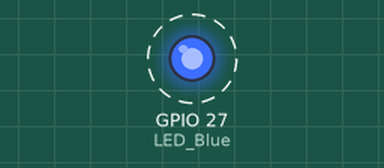
The sketch below on a simulated ESP32-C6. Shown: output pins drawn as LEDs (lit = HIGH). Dashed ring = blinking. What the sketch prints to the serial monitor is not drawn.

Above: at 0.5 s.
Timing chart, 0 to 6.0 s (numbered marks = the images above):
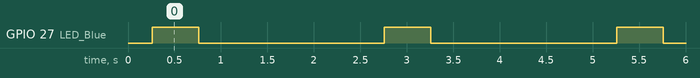

Measured:
- by itself, GPIO 27 (LED_Blue): alternates HIGH for 0.50 s and LOW for 2.0 s

The sketch:

GetMAC_Serial_Test.ino
```cpp
/*
  Dave Williams, DitroniX 2019-2026 (ditronix.net)
  WREN | ESP32-C5 Recliner Linear Motor Controller | IoT Home Automation

  Example Code, to demonstrate and test the WREN C5

  Remember!
  - Set the BOARD to Use ESP32C5 Dev Module (or similar).
  - You can also set the BAUD rate up to 921600 to speed up flashing.
  - The SDK does NOT need external power to flash.  It will take Power from the USB 5V.
  - The Serial Monitor is configured for BAUD 115200

  The purpose of this test code is to cycle through the various main functions of the board as part of bring up testing.

  This test code is OPEN SOURCE and formatted for easier viewing.  Although is is not intended for real world use, it may be freely used, or modified as needed.
  It is distributed on an "AS IS" BASIS, WITHOUT WARRANTIES OR CONDITIONS OF ANY KIND, either express or implied.

  For board configuration, see:

  * github.com/DitroniX/WREN-Recliner-Linear-Motor-Controller-IoT-Home-Automation/wiki/Arduino-IDE
  * github.com/DitroniX/WREN-Recliner-Linear-Motor-Controller-IoT-Home-Automation/wiki/PlatformIO-ESP32%E2%80%90C5
  * github.com/DitroniX/WREN-Recliner-Linear-Motor-Controller-IoT-Home-Automation/wiki/Home-Assistant-and-ESPHome
  * github.com/DitroniX/Home-Assistant-Dev

  Further information, details and examples can be found on our website or github.com/DitroniX

  * ditronix.net
  * github.com/DitroniX
  * github.com/DitroniX/WREN-Recliner-Linear-Motor-Controller-IoT-Home-Automation
  * github.com/DitroniX/WREN-Recliner-Linear-Motor-Controller-IoT-Home-Automation/wiki
  * github.com/DitroniX/WREN-Recliner-Linear-Motor-Controller-IoT-Home-Automation/wiki/FAQ
  * hackster.io/DitroniX/
  * hackster.io/DitroniX/wren-esp32-c5-recliner-linear-motor-controller-iot-rs485-e2b397
*/

/*
  WREN MAC Address:	3C:DC:75:83:99:40
  WREN Serial ID:	83FFFE75DC3C
  WREN Bring Up and Test Example Code
*/

// Libraries
#include <Arduino.h>
#include "WiFi.h"

// **************** USER VARIABLES / DEFINES / STATIC / STRUCTURES / CONSTANTS ****************

// **************** OUTPUTS ****************
#define LED_Blue 27  // Red Blue

uint64_t chipid = ESP.getEfuseMac();  // Get ChipID (essentially the MAC address)

// **************** FUNCTIONS AND ROUTINES ****************

// **************** SETUP ****************
void setup() {
  // Stabalise
  delay(250);

  // Initialise UART
  Serial.begin(115200, SERIAL_8N1);  //115200
  while (!Serial)
    ;
  Serial.println("");

  //  Configures the specified LED GPIO as outputs
  pinMode(LED_Blue, OUTPUT);

  // LEDs Default Off State
  digitalWrite(LED_Blue, LOW);

  WiFi.mode(WIFI_MODE_STA);

  Serial.print("WREN MAC Address:\t");
  Serial.println(WiFi.macAddress());

  Serial.printf("WREN Serial ID:\t%04X", (uint16_t)(chipid >> 32));
  Serial.printf("%08X", (uint32_t)chipid);
  Serial.println("");

  Serial.println("WREN Bring Up and Test Example Code");
}

// **************** LOOP ****************
void loop() {

  Serial.print("WREN MAC Address:\t");
  Serial.println(WiFi.macAddress());

  Serial.printf("WREN Serial ID:\t%04X", (uint16_t)(chipid >> 32));
  Serial.printf("%08X", (uint32_t)chipid);
  Serial.println(" ..\n");

  // Heart Beat
  digitalWrite(LED_Blue, HIGH);
  delay(500);
  digitalWrite(LED_Blue, LOW);
  delay(2000);
}
```
